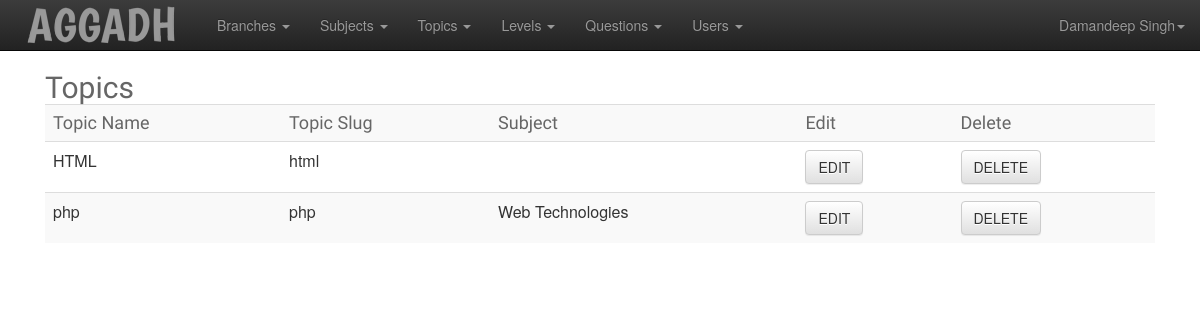
Page /admin/topics-list.php (signed in) on the committed database.
### tables this page shows
CREATE TABLE IF NOT EXISTS `topics` (
  `topic_id` int(11) NOT NULL AUTO_INCREMENT,
  `topic_name` varchar(255) NOT NULL,
  `topic_slug` varchar(255) NOT NULL,
  PRIMARY KEY (`topic_id`),
  UNIQUE KEY `topic_slug` (`topic_slug`)
);

CREATE TABLE IF NOT EXISTS `subjects` (
  `sub_id` int(11) NOT NULL AUTO_INCREMENT,
  `sub_name` varchar(255) NOT NULL,
  `sub_slug` varchar(255) NOT NULL,
  PRIMARY KEY (`sub_id`),
  UNIQUE KEY `sub_slug` (`sub_slug`)
);

### includes/functions.php (called while the page is built, shortened)
<?php require 'db.php';
function adminName($a_id)
{
    global $conn;
    $query = "SELECT a_name from admins WHERE `a_id`=? ;";
                            $q = $conn->prepare($query);
                            $q->bind_param('i', $aid);
                        $q->execute();
                        $q->bind_result($admin_name);
                        return $admin_name;
}
function getTopics()
{
    $getquery = "Select * from topics ;";
    global $conn;
                        $res = $conn->query($getquery);
                     return $res;
}
function getSubjectIdsForTopics($sub_id)
{
    $query = "Select sub_id FROM sub_topic_map WHERE `topic_id` = ?";
     global $conn;
     $q = $conn->prepare($query);
                            $q->bind_param("i",$sid);
                            $sid = $sub_id;
                            $q->execute();
                            $q->bind_result($topics);
                            while($q->fetch())
                            {
                                $topics_id[] = $topics;
                            }
                            return $topics_id;
}
function getSubjectInfo($id)
{
    global $conn;
    $query = "SELECT sub_name, sub_slug from subjects WHERE `sub_id`=? ;";
                            $q = $conn->prepare($query);
                            $q->bind_param('s', $bid);
                        $q->execute();
                        $q->bind_result($b_name,$b_slug);
                        $row[0] = $b_name;
                        $row[1] = $b_slug;
                        return $row;
}

### admin/topics-list.php (the view, shortened to what this page needs)
<?php include './includes/header.php';?>
<div class="container">
    <div class="container-fluid">
        <h2>Topics</h2>
        <table class="table table-responsive table-striped">
            <tr>
                <td><h4>Topic Name</h4></td>
                <td><h4>Topic Slug</h4></td>
                <td><h4>Subject</h4></td>
                <td><h4>Edit</h4></td>
                <td><h4>Delete</h4></td>
            </tr>
        <?php
        $arr = getTopics();
        while($row = $arr->fetch_array())
                     {
            $topic_id = $row['topic_id'];
            $subjects = getSubjectIdsForTopics($topic_id);
            ?>
            <tr>
                <td><span><? echo $row['topic_name']; ?></span></td>
                <td><span><? echo $row['topic_slug']; ?></span></td>
                <td><span><? foreach ($subjects as $tid) {
            $bran = getSubjectInfo($tid);
            echo $bran[0]."<br/>";
        } ?></span></td>
                <td><a class="btn btn-default" href="topics-edit.php?edit=1&id=<? echo $row['sub_id'];?>">EDIT</a></td>
                <td><a class="btn btn-default" onclick="return confirm('Sure, you wanna do this ?')" href="topics-list.php?delete=1$slug=<? echo $row['topic_slug']; ?>&id=<? echo $row['topic_id'];?>">DELETE</a></td>
            </tr>
                    <? }  ?>
        </table>
        </div>
</div>
<? include './includes/footer.php';?>

### admin/includes/header.php (shortened to what this page needs)
<?php session_start();
require ("../includes/functions.php");?>
<html>
    <head>
        <link rel="stylesheet" type="text/css" href="css/bootstrap.css" />
        <link rel="stylesheet" type="text/css" href="css/bootstrap-theme.css" />
        <link rel="stylesheet" type="text/css" href="css/style.css" />
    </head>
    <body>
        <header>
            <div class="navbar navbar-inverse navbar-static-top" >
                <div class="container-fluid">
    <div class="navbar-header">
        <a class="navbar-brand" href="adminindex.php"><img src="../img/logo-footer-menu.png" /></a>
    </div>
    <div class="collapse navbar-collapse" id="main-menu-collapse">
      <ul class="nav navbar-nav">
          <? if(isset($_SESSION['admin']))
          {?>
        <li class="dropdown">
          <a href="#" class="dropdown-toggle" data-toggle="dropdown">Branches <b class="caret"></b></a>
        </li>
        <li class="dropdown">
          <a href="#" class="dropdown-toggle" data-toggle="dropdown">Subjects <b class="caret"></b></a>
        </li>
        <li class="dropdown">
          <a href="#" class="dropdown-toggle" data-toggle="dropdown">Topics <b class="caret"></b></a>
        </li>
        <li class="dropdown">
          <a href="#" class="dropdown-toggle" data-toggle="dropdown">Levels <b class="caret"></b></a>
        </li>
        <li class="dropdown">
          <a href="#" class="dropdown-toggle" data-toggle="dropdown">Questions <b class="caret"></b></a>
        </li>
        <li class="dropdown">
          <a href="#" class="dropdown-toggle" data-toggle="dropdown">Users <b class="caret"></b></a>
        </li>
        <?
          }
          ?>
      </ul>
      <ul class="nav navbar-nav navbar-right">
        <li class="dropdown">
            <? if(isset($_SESSION['admin']))
            { ?>
            <a href="#" class="dropdown-toggle" data-toggle="dropdown"><?$a=adminName($_SESSION['admin']); echo $a; ?><b class="caret"></b></a>
 <?}
 ?>
        </li>
      </ul>
    </div>
  </div>
        </header>

### admin/css/style.css (style rules this page uses)
h1,h2,h3,h4,h5,h6 { font-family: "Boogaloo" !important; font-weight: normal !important; color: #666; margin: 0; padding: 0; }
.navbar-brand, .navbar-brand > img { margin: 0; padding: 0px 8px; }

### rows in the picture
topics: topic_name "HTML", topic_slug "html"
topics: topic_name "php", topic_slug "php"
subjects: sub_name "Web Technologies"

### other values in the picture
$a "Damandeep Singh"
